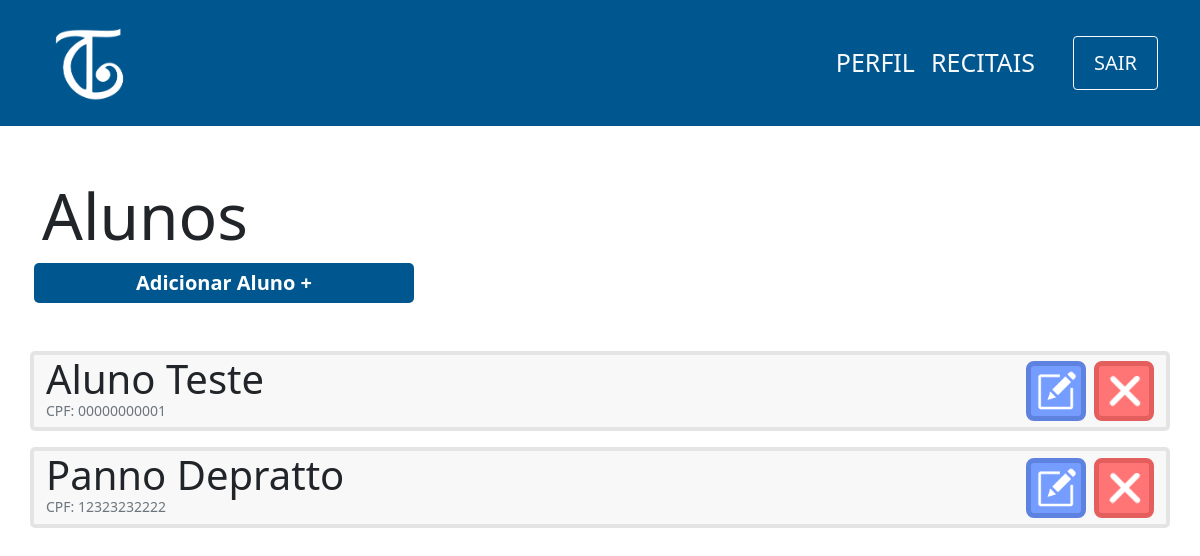
The page /view/aluno/index.php on the database as committed earlier.
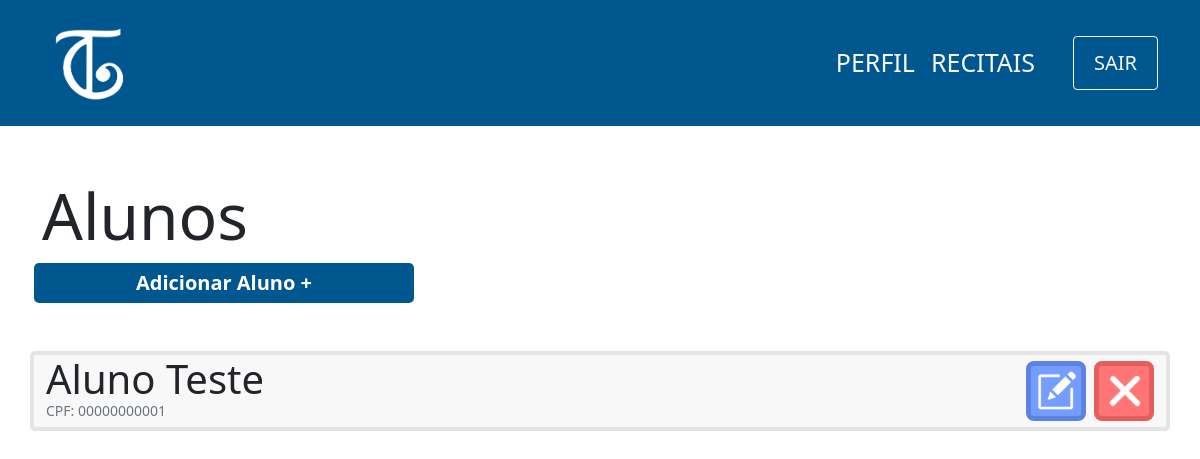
The same page on the database as committed later.
### tables this page shows
CREATE TABLE aluno(
                id INTEGER PRIMARY KEY,
                cpf varchar(11) not null,
                nome varchar(100) not null,
                username varchar(100) not null,
                responsavel varchar(100),
                data_nasc date not null,
                senha varchar(100) not null,
                email varchar(100) not null                    
            );

### controller/aluno/index.php (called while the page is built)
<?php
    require '../../db/connection.php';
    try {
        $sql=$db->prepare('SELECT nome,id,cpf FROM aluno');
        $sql->execute();
        $alunos=$sql->fetchAll(PDO::FETCH_ASSOC);
    } catch (PDOException $e) {
        echo 'Erro ao executar comando no banco de dados: ' . $e->getMessage();
        exit();
    }

### view/aluno/index.php (the view, shortened to what this page needs)
<?php
    include '../../layouts/navbar.php';
    include '../../controller/aluno/index.php';
?>
<div class="container">
    <div class="row mt-5">
        <h1 class="mt-1 display-3">Alunos</h1>
        <span class="btn-principal col-md-4 col-sm-12 mx-1 text-center mb-5">
            <a href="cadastro.php">Adicionar Aluno +</a>
        </span>
        <?php
            foreach($alunos as $aluno){
                echo'
                    <div class="col-12 card d-flex flex-row mb-3 justify-content-between">
                        <div class="d-flex flex-column">
                            <p class="m-0 display-6">'.$aluno['nome'].'
                            </p>
                            <p class="m-0 text-muted display-3 mb-2" style="font-size:14px">CPF:
                                '.$aluno['cpf'].'
                            </p>
                        </div>
                        <div class="d-flex align-items-center">
                            <button onclick="location.href=\'edit.php?id='.$aluno['id'].'\';" class="btn-editar mx-2">
                                <img src="../../images/edit-icon.png" width=40px>
                            </button>
                            <button onclick="location.href=\'../../controller/aluno/delete.php?id='.$aluno['id'].'\';" class="btn-remover">
                                <img src="../../images/delete-icon.png" width=40px>
                            </button>
                        </div>
                    </div>';
            }
        ?>
    </div>
</div>

### layouts/header.php (shortened to what this page needs)
<?php
    echo'   <!doctype html>
    <html lang="pt-br">
      <head>
        <meta charset="utf-8">
        <meta name="viewport" content="width=device-width, initial-scale=1">
        <link href="https://cdn.jsdelivr.net/npm/bootstrap@5.1.3/dist/css/bootstrap.min.css" rel="stylesheet">
        <script src="https://cdn.jsdelivr.net/npm/bootstrap@5.1.3/dist/js/bootstrap.bundle.min.js"></script>
        <link href="http://fonts.googleapis.com/css?family=Roboto" rel="stylesheet" type="text/css">
        <link href="../../css/style.css" rel="stylesheet" type="text/css">
        <title>Toque Cultural</title>
    </head>
    <style>
        .azul-cultural{
            background-color: #005790;
        }
        .nav-link{
            font-size: 25px;
            font-weight: 300;
        }
        .nav-link:hover{
            text-decoration: underline;
            background-color: #004a7c;
        }
        .active{
            font-weight: 600 !important;
        }
    </style>
    <body>';
?>

### layouts/navbar.php (shortened to what this page needs)
<?php
    include 'header.php';
    echo('
    <nav class="navbar navbar-expand-lg navbar-light azul-cultural">
        <div class="container d-flex flex-md-row flex-sm-column">
            <a class="navbar-brand" href="#"><img src="../../images/logo-2-branco.png" width="100px"></a>
            <div class="justify-content-md-right justify-content-sm-center">
                <button class="navbar-toggler text-white" type="btn-secundario" data-bs-toggle="collapse" data-bs-target="#navbarSupportedContent" aria-controls="navbarSupportedContent" aria-expanded="false" aria-label="Toggle navigation">
                    <span class="navbar-toggler-icon"></span>
                </button>
                <div class="collapse navbar-collapse align-right" id="navbarSupportedContent">
                    <ul class="navbar-nav mr-auto mt-2 mt-lg-0">');
                    echo('
                        <li class="nav-item">
                            <a class="nav-link text-light" href="#" id="nav-perfil">PERFIL</a>
                        </li>
                        <li class="nav-item" style="margin-right: 30px;">
                            <a class="nav-link text-light" href="#" id="nav-recitais">RECITAIS</a>
                        </li>
                        <form action="../../controller/login/logout.php" method="POST">
                            <input type="submit" class="btn btn-outline-light mt-auto " style="font-size: 20px; height: 100%; padding: 0px 20px;" value="SAIR">
                        </form>
                    </ul>
                </div>
            </div>
        </div>
      </nav>
      ');
?>

### css/style.css (style rules this page uses)
a { text-decoration: none; color:white; }
.btn-principal { background-color: #005790; color:white; padding: 5px 25px; font-weight: 600; font-size:20px; border:none; border-radius:5px; cursor: pointer; text-decoration: none; }
.card { background-color:#F8F8F8; border: 4px solid #E4E4E4; border-radius: 5px; }
.btn-editar { background-color:#759CFF; border: 5px solid #5E82DF; color:white; border-radius:8px; width:60px; height:60px; cursor: pointer; }
.btn-remover { background-color:#FF7575; border: 5px solid #E55E5E; color:white; border-radius:8px; width:60px; height:60px; cursor: pointer; }

### layouts/header.php (style rules this page uses)
.azul-cultural { background-color: #005790; }
.nav-link { font-size: 25px; font-weight: 300; }

Rows that differ between the two databases and show on the page:
removed aluno: nome "Panno Depratto", cpf "12323232222"
